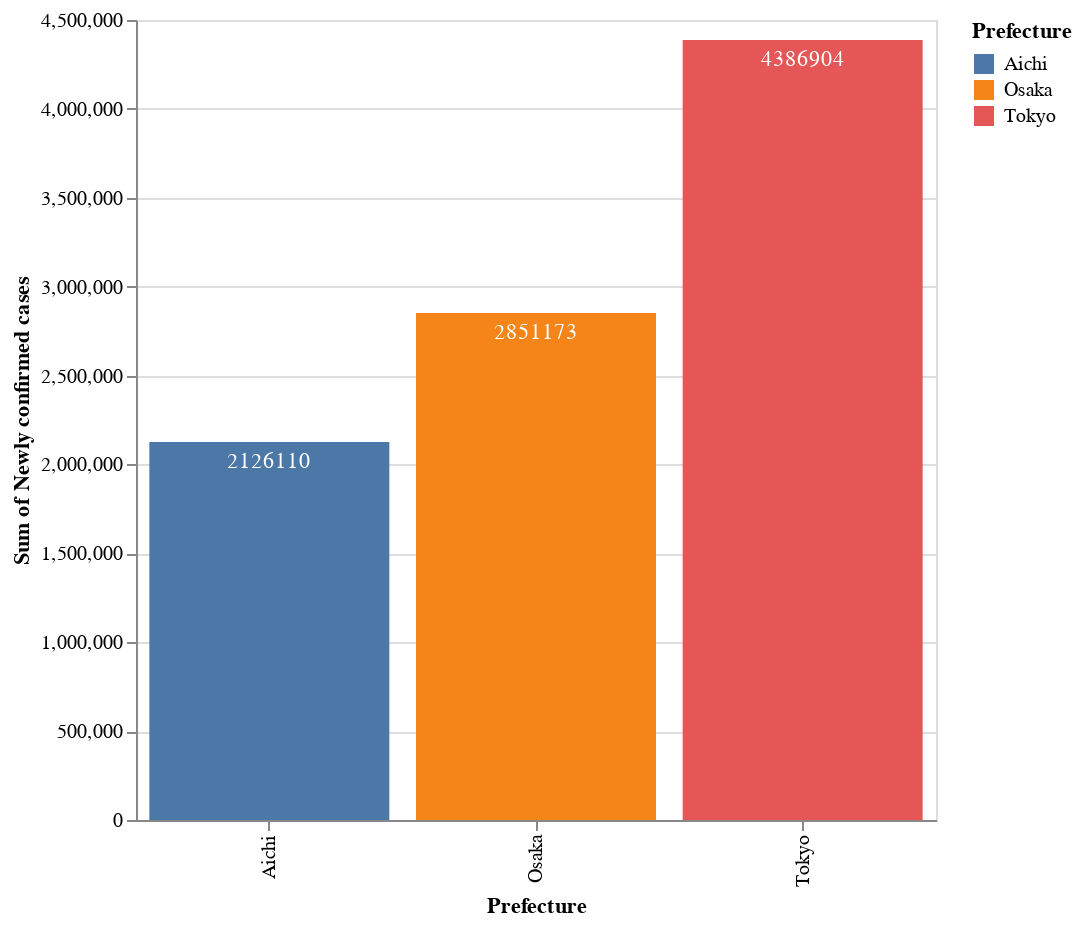

Notebook cell for this chart:
### Code cell
#minimal
import altair as alt

alt.renderers.enable('html') # Notebook の Html保存に必要

bars = alt.Chart(data).mark_bar().encode(
    x='Prefecture:N',
    y='sum(Newly confirmed cases):Q',
    color='Prefecture:N'
)

text = alt.Chart(data).mark_text(dy=10, color='white').encode(
    x='Prefecture:N',
    y='sum(Newly confirmed cases):Q',
    text='sum(Newly confirmed cases):Q'
)

alt.layer(
    bars,
    text
).properties(
    width=400,
    height=400
)

### Figure 1 — Vega-Lite specification as saved in the notebook (floating-point values rounded to 4 significant figures; data arrays with more than 128 entries replaced by an {"elided": "..."} marker saying what was removed)
{"config": {"view": {"continuousWidth": 300, "continuousHeight": 300}}, "layer": [{"mark": {"type": "bar"}, "encoding": {"color": {"field": "Prefecture", "type": "nominal"}, "x": {"field": "Prefecture", "type": "nominal"}, "y": {"aggregate": "sum", "field": "Newly confirmed cases", "type": "quantitative"}}}, {"mark": {"type": "text", "color": "white", "dy": 10}, "encoding": {"text": {"aggregate": "sum", "field": "Newly confirmed cases", "type": "quantitative"}, "x": {"field": "Prefecture", "type": "nominal"}, "y": {"aggregate": "sum", "field": "Newly confirmed cases", "type": "quantitative"}}}], "data": {"name": "data-35bca8dd604be391e06e6d670c498622"}, "height": 400, "width": 400, "$schema": "https://vega.github.io/schema/vega-lite/v5.17.0.json", "datasets": {"data-35bca8dd604be391e06e6d670c498622": {"elided": "3627 records"}}}
